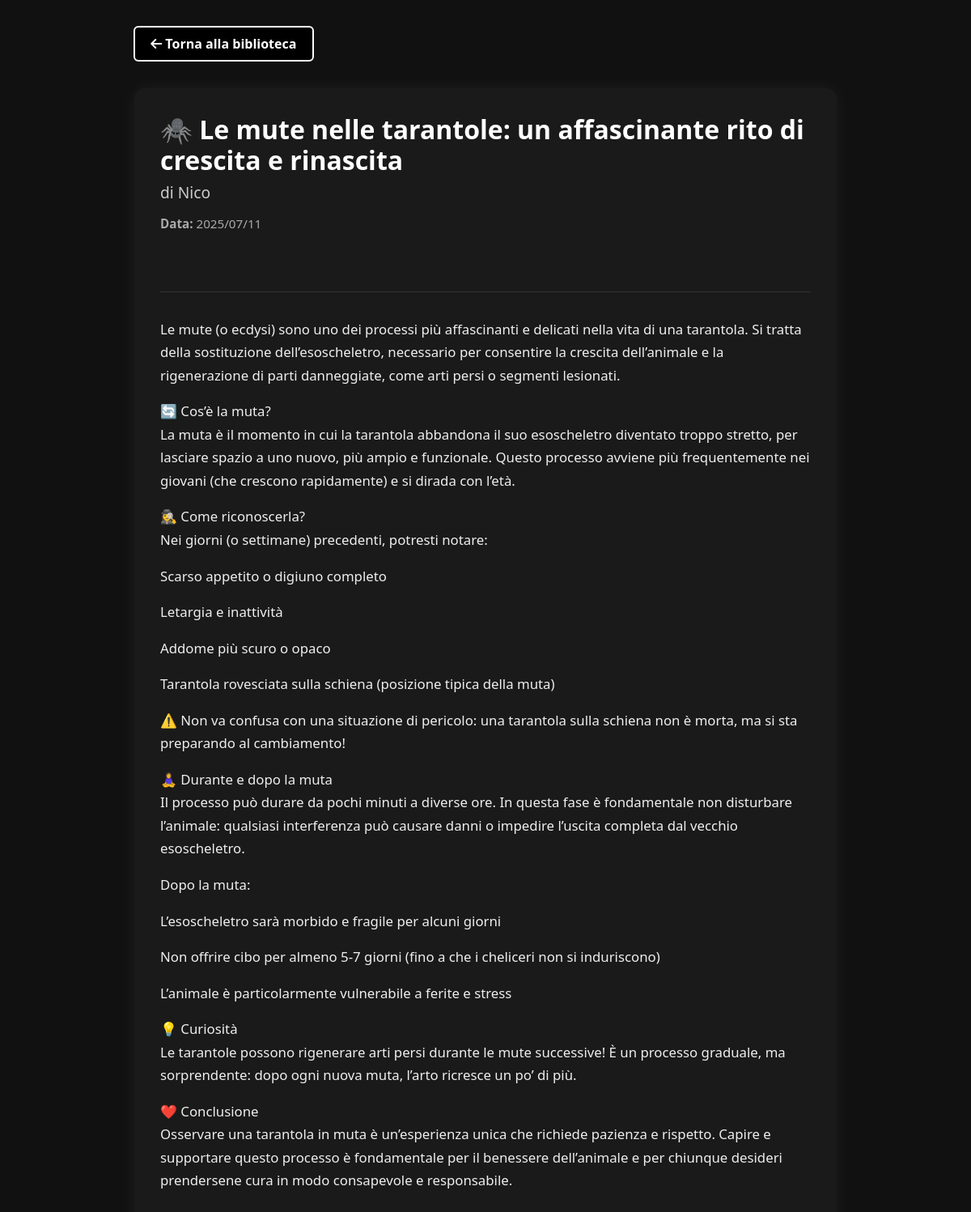
Page /articolo/11/ (signed in) on the earlier database version.
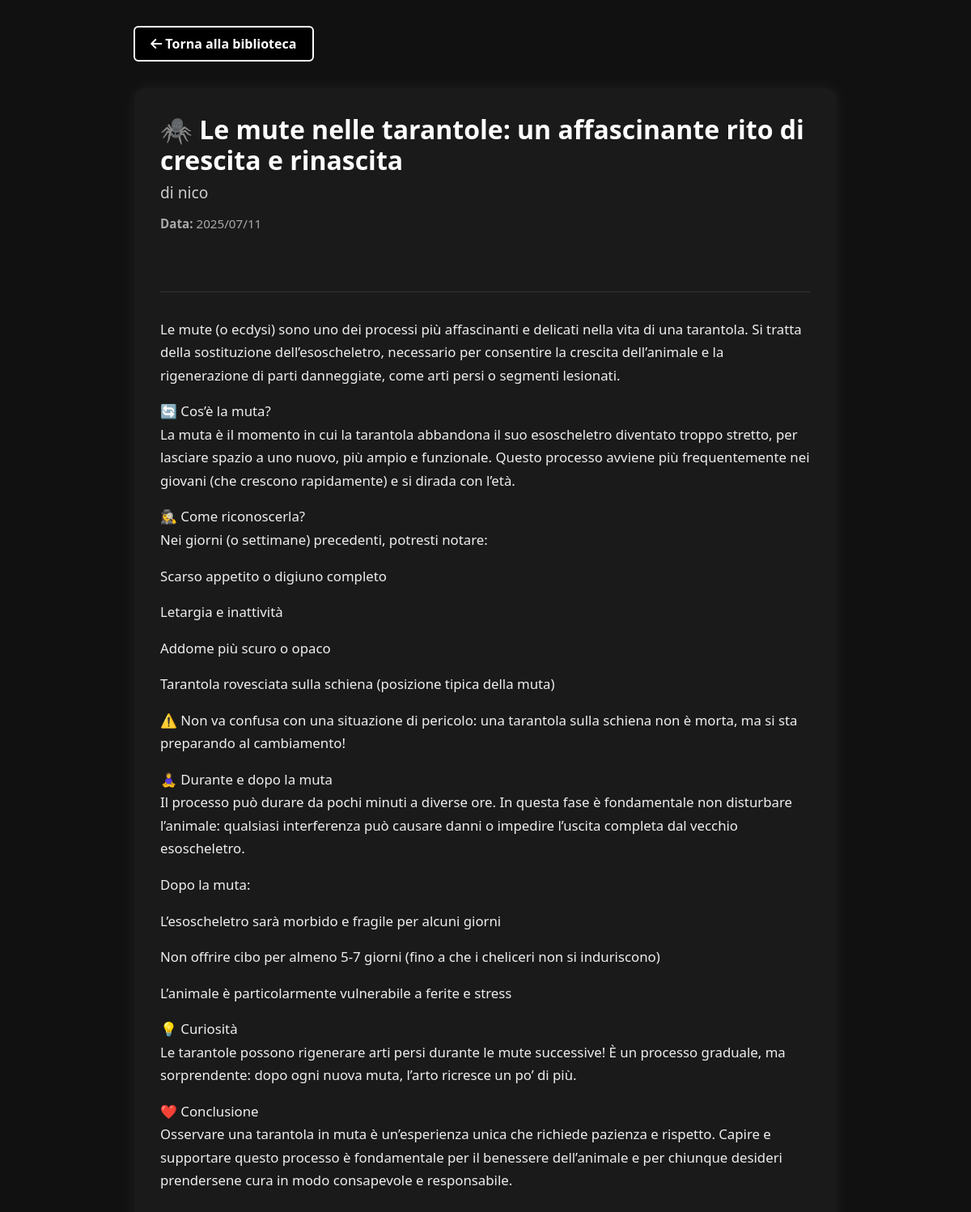
Same page on the later database version.
### My_Spider/models.py (models this page shows)
class Articolo(models.Model):
    id_articolo = models.AutoField(primary_key=True)
    titolo = models.CharField(max_length=200)
    testo = models.TextField()
    data = models.DateField()
    id_utente = models.ForeignKey(utenti, on_delete=models.CASCADE, db_column='id_utente')

class utenti(models.Model):
    id = models.AutoField(primary_key=True)
    username = models.CharField(max_length=20, unique=True)
    email = models.EmailField(unique=True)
    password = models.CharField(max_length=128)
    data_creazione = models.DateTimeField(default=timezone.now)
    livello = models.IntegerField(default=1, validators=[MinValueValidator(1)])

### My_Spider/views.py (the view)
# urls.py: path('articolo/<int:pk>/', views.visualizzazione_articolo, name='visualizzazione_articolo'),
def visualizzazione_articolo(request, pk):
    logged_in = request.session.get('logged_in', False)
    if not logged_in:
        return redirect('login')
    articolo = get_object_or_404(Articolo, pk=pk)
    context = {
        'logged_in': logged_in,
        'username': request.session.get('username', 'Utente'),
        'articolo': articolo
    }
    return render(request, 'visualizzazione_articolo.html', context)

### templates/visualizzazione_articolo.html (shortened to what this page needs)
{% load static %}
<!DOCTYPE html>
<html lang="it">
<head>
    <link rel="stylesheet" href="{% static 'css/bootstrap.min.css' %}">
    <link rel="stylesheet" href="{% static 'css/fontawesome.min.css' %}">
</head>
<body>
    <div class="container">
        <a href="{% url 'biblioteca' %}" class="btn-back"><i class="fas fa-arrow-left"></i> Torna alla biblioteca</a>
        <div class="card">
            <h2>{{ articolo.titolo }}</h2>
            <h4>di {{ articolo.id_utente.username }}</h4>
            <p class="date"><strong>Data:</strong> {{ articolo.data|date:"Y/m/d" }}</p>
            <hr>
            <div class="testo">
                {{ articolo.testo|linebreaks }}
            </div>
        </div>
    </div>
</body>
</html>

Differences in the rows shown:
changed through a linked row, Articolo "🕷️ Le mute nelle tarantole: un affascinante rito di crescita e rinascita": id_utente.username "Nico" → "nico"
